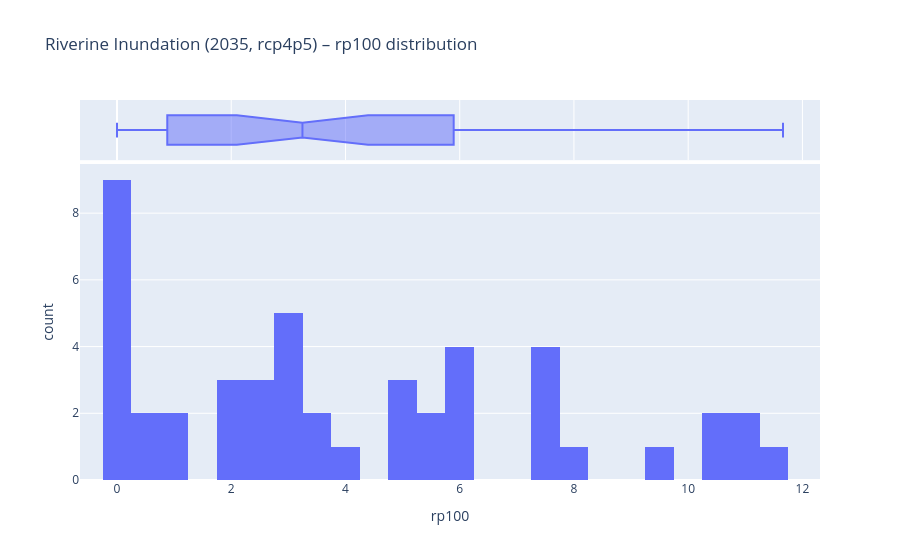

The notebook cell this image was saved under:
### Code cell
fig = plot_distribution_rp(df_riverine_2035, "rp100", "Riverine Inundation (2035, rcp4p5) – rp100 distribution")
fig.show()

### Figure 1 — Plotly figure (JSON) as saved in the notebook; plotly's stock layout.template omitted (floating-point values rounded to 4 significant figures)
{"data": [{"bingroup": "x", "hovertemplate": "rp100=%{x}<br>count=%{y}<extra></extra>", "legendgroup": "", "marker": {"color": "#636efa", "pattern": {"shape": ""}}, "name": "", "nbinsx": 25, "orientation": "v", "showlegend": false, "type": "histogram", "x": [2.149, 5.825, 7.336, 2.149, 3.247, 0.0, 0.4904, 4.846, 0.0, 2.932, 0.0, 3.28, 0.1389, 5.274, 0.7665, 7.336, 0.0, 0.0, 8.07, 5.917, 2.999, 10.93, 10.7, 2.999, 4.789, 9.276, 0.0, 5.827, 2.254, 7.425, 2.459, 10.57, 10.93, 0.0, 2.898, 5.199, 5.585, 11.66, 1.867, 1.221, 0.0, 2.466, 3.865, 0.5487, 5.827, 3.344, 7.687], "xaxis": "x", "yaxis": "y"}, {"hovertemplate": "rp100=%{x}<extra></extra>", "legendgroup": "", "marker": {"color": "#636efa"}, "name": "", "notched": true, "showlegend": false, "type": "box", "x": [2.149, 5.825, 7.336, 2.149, 3.247, 0.0, 0.4904, 4.846, 0.0, 2.932, 0.0, 3.28, 0.1389, 5.274, 0.7665, 7.336, 0.0, 0.0, 8.07, 5.917, 2.999, 10.93, 10.7, 2.999, 4.789, 9.276, 0.0, 5.827, 2.254, 7.425, 2.459, 10.57, 10.93, 0.0, 2.898, 5.199, 5.585, 11.66, 1.867, 1.221, 0.0, 2.466, 3.865, 0.5487, 5.827, 3.344, 7.687], "xaxis": "x2", "yaxis": "y2"}], "layout": {"barmode": "relative", "legend": {"tracegroupgap": 0}, "title": {"text": "Riverine Inundation (2035, rcp4p5) – rp100 distribution"}, "xaxis": {"anchor": "y", "domain": [0, 1], "title": {"text": "rp100"}}, "xaxis2": {"anchor": "y2", "domain": [0, 1], "matches": "x", "showgrid": true, "showticklabels": false}, "yaxis": {"anchor": "x", "domain": [0, 0.8316], "title": {"text": "count"}}, "yaxis2": {"anchor": "x2", "domain": [0.8416, 1], "matches": "y2", "showgrid": false, "showline": false, "showticklabels": false, "ticks": ""}}}
